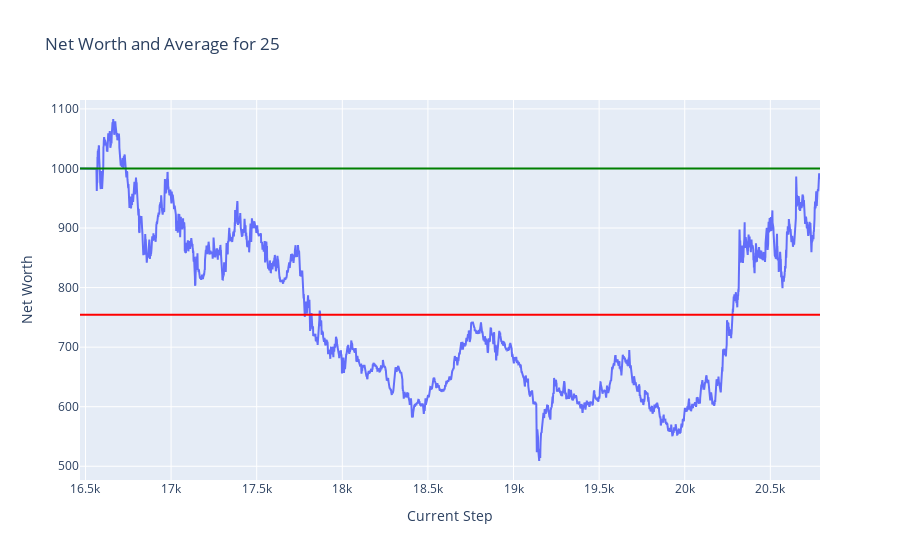

Notebook cell for this chart:
### Code cell
plot_token_data(df = test_hist_df, token = token)

### Figure 1 — Plotly figure (JSON) as saved in the notebook; plotly's stock layout.template omitted (floating-point values rounded to 4 significant figures; data arrays with more than 128 entries replaced by an {"elided": "..."} marker saying what was removed)
{"data": [{"mode": "lines", "name": "Net Worth", "type": "scatter", "x": {"elided": "4323 int values"}, "y": {"elided": "4323 float values"}}], "layout": {"shapes": [{"line": {"color": "green"}, "name": "Net Worth = 1000", "type": "line", "x0": 0, "x1": 1, "xref": "x domain", "y0": 1000, "y1": 1000, "yref": "y"}, {"line": {"color": "red"}, "name": "Average Net Worth = 754.40", "type": "line", "x0": 0, "x1": 1, "xref": "x domain", "y0": 754.4, "y1": 754.4, "yref": "y"}], "title": {"text": "Net Worth and Average for 25"}, "xaxis": {"title": {"text": "Current Step"}}, "yaxis": {"title": {"text": "Net Worth"}}}}
